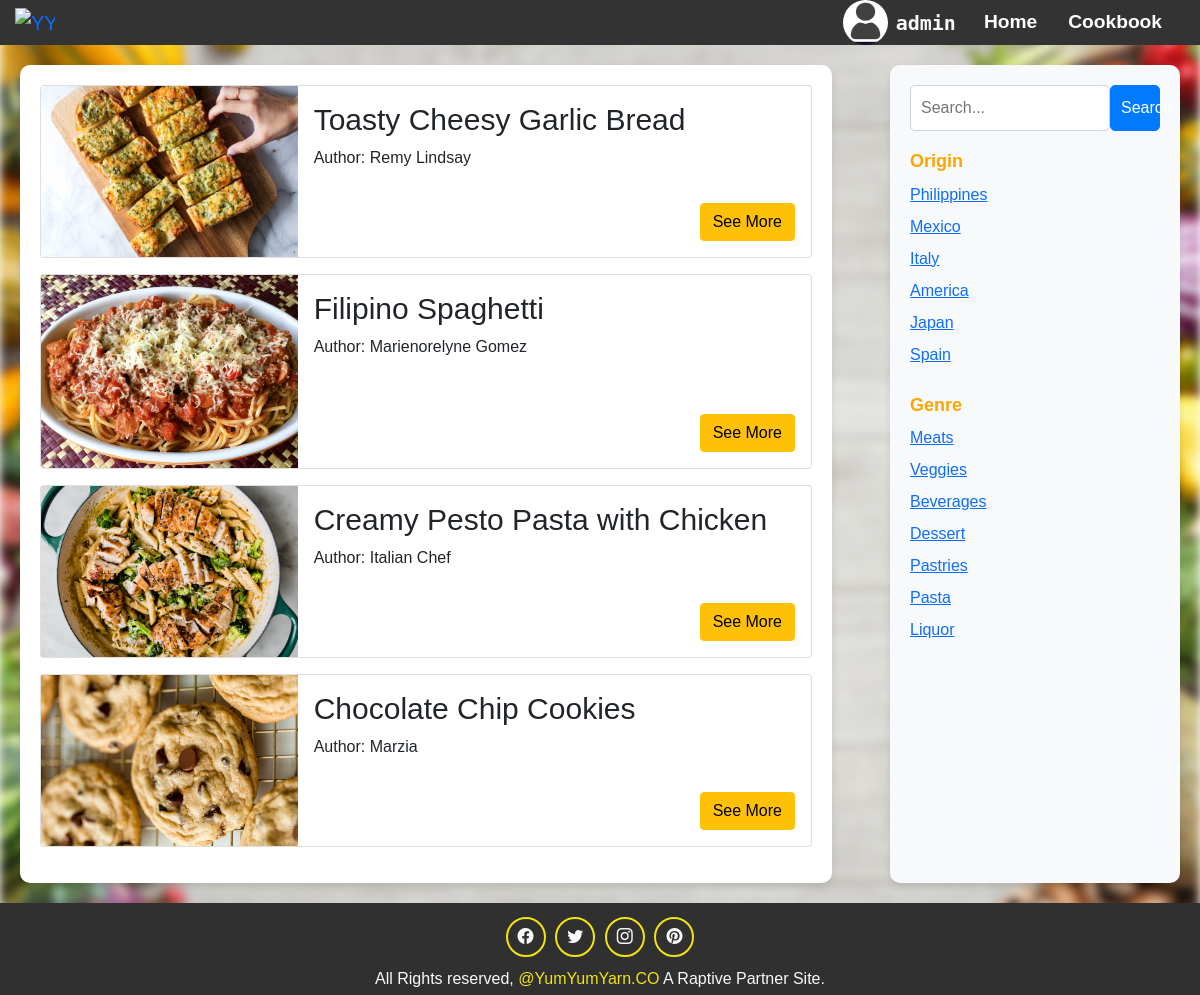
Screenshot of /Admin/admincookbook.php (signed in) with the database file from the repository.
### tables this page shows
CREATE TABLE `accounts` (
  `ID` int(11) NOT NULL,
  `email` varchar(100) DEFAULT NULL,
  `username` varchar(100) DEFAULT NULL,
  `password` varchar(100) DEFAULT NULL,
  `profile` longblob DEFAULT NULL,
  `confirm` varchar(100) DEFAULT NULL
);

CREATE TABLE `recipe` (
  `no` int(10) NOT NULL,
  `dishname` varchar(100) DEFAULT NULL,
  `image` longblob DEFAULT NULL,
  `author` varchar(100) DEFAULT NULL,
  `origin` varchar(100) DEFAULT NULL,
  `genre` varchar(50) DEFAULT NULL,
  `steps` varchar(5000) DEFAULT NULL
);

### Admin/admincookbook.php (the view, shortened to what this page needs)
<?php
require '../db.php';
?>
<!DOCTYPE html>
<html lang="en">
<head>
    <link href="https://cdn.jsdelivr.net/npm/bootstrap@5.0.2/dist/css/bootstrap.min.css" rel="stylesheet"
>
        <link href="https://cdn.jsdelivr.net/npm/bootstrap-icons@latest/font/bootstrap-icons.css" rel="stylesheet">
    <link href="../styles.css" rel="stylesheet">
    <link rel="stylesheet" href="https://cdnjs.cloudflare.com/ajax/libs/font-awesome/5.15.1/css/all.min.css"
>
</head>
<header>
    <nav class="navbar navbar-expand-xl">
        <div class="container " id="top">
            <div class="row align-items-center">
                <div class="col-sm-4">
                    <a class="navbar-brand" href="#">
                        <img src="../images/logo.png" alt="YYY" class="icon-image" style="width: 85%; height: auto;">
                    </a>
                </div>
            </div>
            <div class="collapse navbar-collapse justify-content-end" id="navbarNav">
                <ul class="navbar-nav ml-auto">
                    <?php
                    if (isset($_SESSION['username'])) {
                        $username = $_SESSION['username'];
                        $query = "SELECT profile FROM accounts WHERE username = '$username'";
                        $result = mysqli_query($conn, $query);
                        if ($result) {
                            $userData = mysqli_fetch_assoc($result);
                            $profilePictureFilename = $userData['profile'];
                            if ($profilePictureFilename) {
                                $profilePicturePath = "../" . $profilePictureFilename;
                                ?>
                                <li class="nav-item">
                                    <div class="d-flex text-center align-items-center">
                                        <img src="<?= $profilePicturePath ?>" alt="User Icon" width="45" height="45"
                                            class="rounded-circle me-2" data-bs-toggle="modal"
                                            data-bs-target="#userProfileModal">
                                        <span class="text-center fw-bold text-light"
                                            style="font-family: 'monospace', sans-serif; color: light; font-size: 1.25rem; margin-right: 20px;"><?= $username ?></span>
                                    </div>
                                </li>
                                <?php
                            }
                        }
                    } else {
                    }
                    ?>
                    <li class="nav-item">
                        <a href="admin.php" class="nav-link">Home</a>
                    </li>
                    <li class="nav-item">
                        <a href="#" class="nav-link">Cookbook</a>
                    </li>
                </ul>
            </div>
        </div>
    </nav>
</header>
<body style="margin: 0; padding: 0; font-family: 'Arial', sans-serif; position: relative;">
    <main>
        <section>
            <div class="container ">
                <?php
                $conn = mysqli_connect('127.0.0.1', 'root', '', 'yyy');
                $sql = "SELECT * FROM recipe";
                $result = mysqli_query($conn, $sql);
                if (mysqli_num_rows($result) > 0) {
                    while ($row = mysqli_fetch_assoc($result)) {
                        echo "<div class='card mb-3'>";
                        echo "<div class='row g-0'>";
                        echo "<div class='col-md-4'>";
                        echo "<img src='" . htmlspecialchars($row["image"]) . "' alt='Dish Image' class='img-fluid'>";
                        echo "</div>";
                        echo "<div class='col-md-8 d-flex flex-column'>";
                        echo "<div class='card-body'>";
                        echo "<h5 class='card-title text-dark'>" . $row["dishname"] . "</h5>";
                        echo "<p class='card-text'>Author: " . $row["author"] . "</p>";
                        echo "<a href='#recipeModal" . $row['no'] . "' class='btn btn-warning mt-auto align-self-end position-absolute bottom-0 end-0 m-3'
                                data-bs-toggle='modal'>See More</a>";
                        echo "</div>";
                        echo "</div>";
                        echo "</div>";
                        echo "</div>";
                    }
                } else {
                    echo "<p>No Records Found</p>";
                }
                ?>
            </div>
        </section>
        <aside style="width: 25%; background-color: #f8f9fa; padding: 20px; box-shadow: 0 4px 8px rgba(0, 0, 0, 0.1); border-radius: 10px;">
        <form action="" method="get">
            <div class="search-bar">
                <input type="text" class="search-input" placeholder="Search..." name="search">
                <button type="submit" class="search-button">Search</button>
            </div>
        </form>
        <div class="origin-section" >
        <h2 class="genre-title">Origin</h2>
        <ul class="genre-list" style="display: flex; flex-direction: column;">
            <li class="genre-list-item"><a href="?origin=Philippines">Philippines</a></li>
            <li class="genre-list-item"><a href="?origin=Mexico">Mexico</a></li>
            <li class="genre-list-item"><a href="?origin=Italy">Italy</a></li>
            <li class="genre-list-item"><a href="?origin=America">America</a></li>
            <li class="genre-list-item"><a href="?origin=Japan">Japan</a></li>
            <li class="genre-list-item"><a href="?origin=Spain">Spain</a></li>
        </ul>
    </div>
    <div class="genre-section">
        <h2 class="genre-title">Genre</h2>
        <ul class="genre-list" style="display: flex; flex-direction: column;">
            <li class="genre-list-item"><a href="?genre=Meats">Meats</a></li>
            <li class="genre-list-item"><a href="?genre=Veggies">Veggies</a></li>
            <li class="genre-list-item"><a href="?genre=Beverages">Beverages</a></li>
            <li class="genre-list-item"><a href="?genre=Dessert">Dessert</a></li>
            <li class="genre-list-item"><a href="?genre=Pastries">Pastries</a></li>
            <li class="genre-list-item"><a href="?genre=Pasta">Pasta</a></li>
            <li class="genre-list-item"><a href="?genre=Liquor">Liquor</a></li>
        </ul>
    </div>
    </aside>
</main>
<footer class="container-fluid text-light text-center p-1" style="background-color: #303030;">
        <div class="social-links m-0">
          <a href="https://www.youtube.com/watch?v=dQw4w9WgXcQ" class="text-light"><i class="bi-facebook"></i></a>
          <a href="https://www.youtube.com/watch?v=dQw4w9WgXcQ" class="text-light"><i class="bi-twitter"></i></a>
          <a href="https://www.youtube.com/watch?v=dQw4w9WgXcQ" class="text-light"><i class="bi-instagram"></i></a>
          <a href="https://www.youtube.com/watch?v=dQw4w9WgXcQ" class="text-light"><i class="bi-pinterest"></i></a>
      </div>
          <span>All Rights reserved, <span style="color: #f2e30f;">@YumYumYarn.CO</span> A Raptive Partner Site.</span>
    </footer>
</body>
</html>

### styles.css (style rules this page uses)
.navbar-nav span { color: #fff; }
.navbar-nav a { color: #fff; margin-right: 15px; font-size: larger; font-weight: bold; }
.icon-image { animation: rotateIn 1s ease-in-out 1; width: 20%; height: auto; }
.container { padding: 0px; }
@media (min-width: 768px) { .container { max-width: 750px; } }
@media (min-width: 992px) { .container { max-width: 970px; } }
@media (min-width: 1200px) { .container { max-width: 1170px; } }
h5 { color: #fff; font-size: 30px; font-weight: 200; }
.social-links { display: flex; justify-content: center; padding: 10px; }
.social-links a { border: 2px solid #f2e30f; color: #bf9452; display: block; width: 40px; height: 40px; display: flex; justify-content: center; align-items: center; border-radius: 50%; text-decoration: none; margin: 0 0.3rem; transition: all 0.5s ease; }
.genre-section { margin-top: 20px; }
.genre-title { color: #007bff; margin-bottom: 15px; }
.genre-list { list-style: none; padding: 0; margin: 0; display: flex; flex-wrap: wrap; justify-content: center; }

### Admin/admincookbook.php (style rules this page uses)
body::before { content: ""; position: fixed; top: 0; left: 0; width: 100%; height: 100%; z-index: -1; background: url(images/Backg.jpg) no-repeat center center fixed; background-size: cover; filter: blur(5px); animation: fadeIn 2s ease-in-out; }
main { display: flex; justify-content: space-between; padding: 20px; }
section { width: 70%; background-color: #ffffff; padding: 20px; box-shadow: 0 4px 8px rgba(0, 0, 0, 0.1); border-radius: 10px; }
aside { width: 25%; background-color: #f8f9fa; padding: 20px; box-shadow: 0 4px 8px rgba(0, 0, 0, 0.1); border-radius: 10px; }
.search-bar { display: flex; align-items: center; margin-bottom: 20px; }
.search-input { width: 80%; padding: 10px; border: 1px solid #ced4da; border-radius: 5px; }
.search-button { width: 20%; padding: 10px; background-color: #007bff; color: #fff; border: 1px solid #007bff; border-radius: 5px; cursor: pointer; }
.origin-section, .genre-section { display: flex; flex-direction: column; align-items: flex-start; }
.genre-title { font-size: 18px; font-weight: bold; margin-bottom: 10px; color: orange; }
.genre-list { list-style: none; padding: 0; margin: 0; }
.genre-list-item { margin-bottom: 8px; color: #333; }

### rows the page displays
accounts: profile (picture)
recipe: image (picture), dishname "Toasty Cheesy Garlic Bread", author "Remy Lindsay"
recipe: image (picture), dishname "Filipino Spaghetti", author "Marienorelyne Gomez"
recipe: image (picture), dishname "Creamy Pesto Pasta with Chicken", author "Italian Chef"
recipe: image (picture), dishname "Chocolate Chip Cookies", author "Marzia"

### other values shown
$username "admin"
